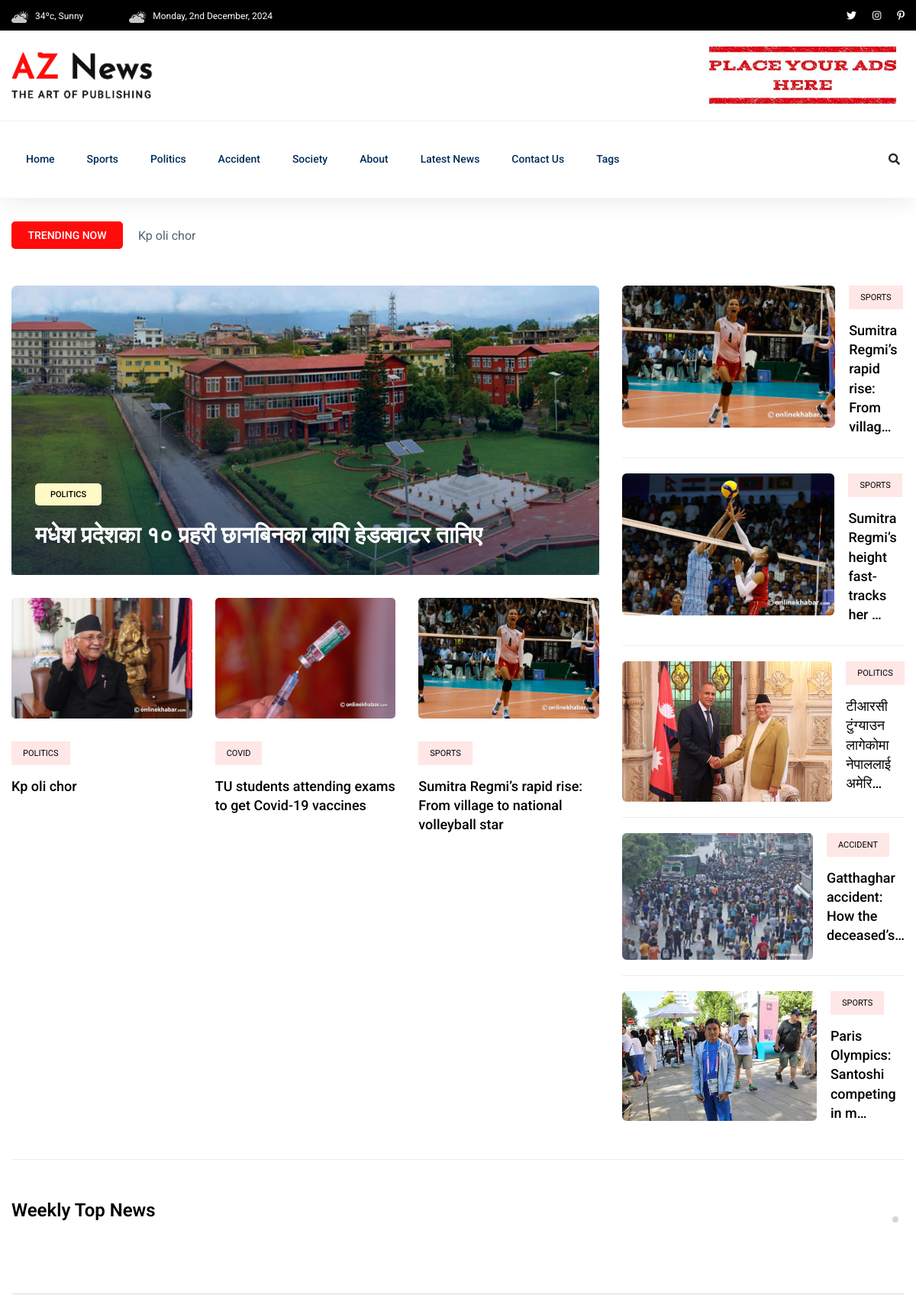
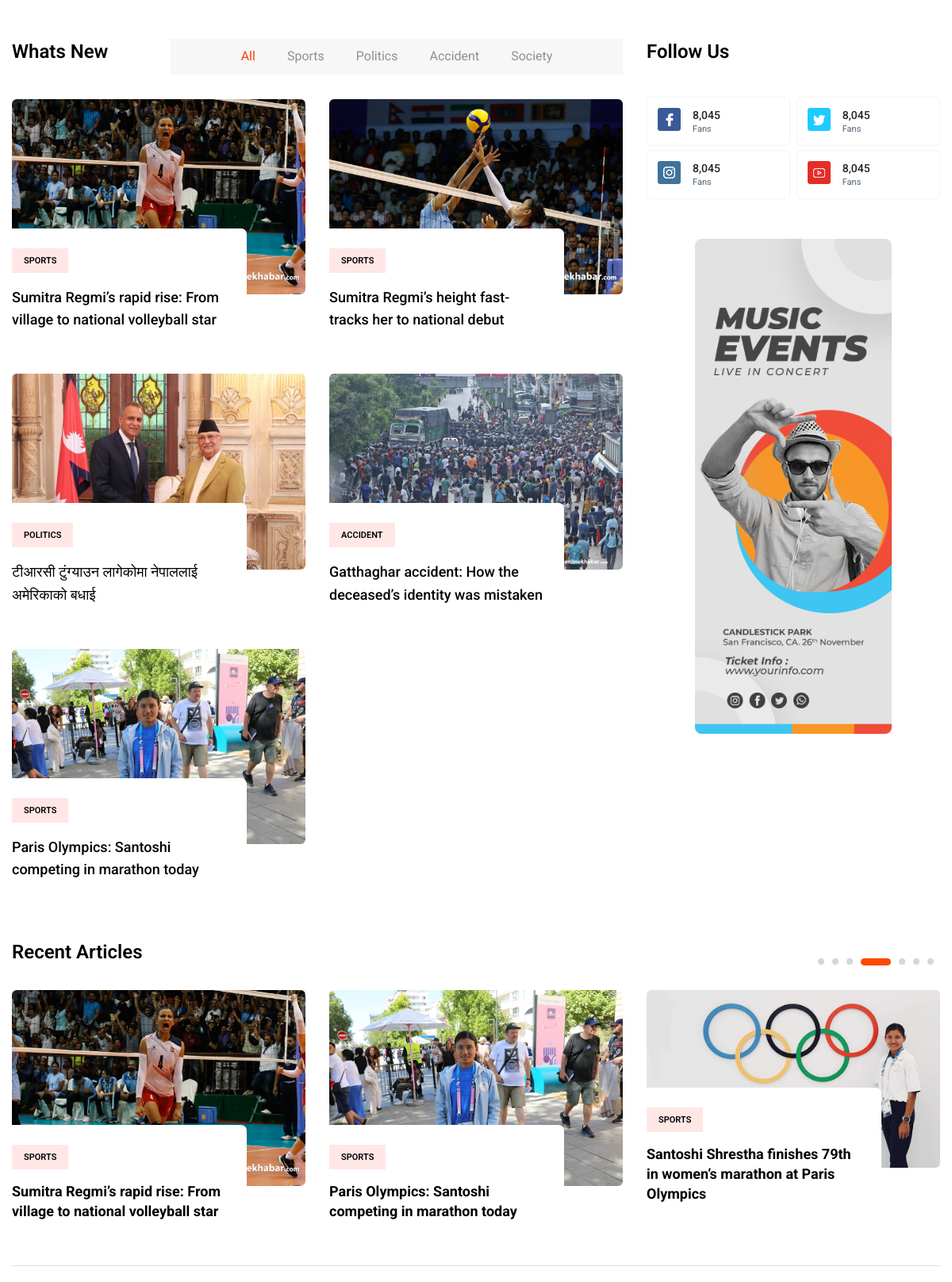
The page / (upper part) on the database its author committed (2 pictures, top to bottom).
### newspaper/models.py (models this page shows, shortened)
class TimeStampModel(models.Model):
    created_at = models.DateTimeField(auto_now_add=True)
    updated_at = models.DateTimeField(auto_now=True)
    class Meta:
        abstract = True

class Category(TimeStampModel):
    name = models.CharField(max_length=255)

class Post(TimeStampModel):
    STATUS_CHOICES=[
        ("active", "Active"),
        ("in_active", "Inactive"),
    ]
    title = models.CharField(max_length=255)
    content = models.TextField()
    author= models.ForeignKey("auth.User",on_delete=models.CASCADE)
    featured_image = models.ImageField(upload_to="post_images/%m/%d", blank=False)
    status=models.CharField(max_length=20, choices=STATUS_CHOICES, default="active")
    views_count= models.PositiveBigIntegerField(default=0)
    published_at= models.DateTimeField(null=True,blank=True)
    category = models.ForeignKey(Category, on_delete=models.CASCADE)
    tag = models.ManyToManyField(Tag)

### newspaper/views.py (the view)
# urls.py: path("",views.HomeView.as_view(),name='home'),
class HomeView(ListView):
    model = Post
    template_name = 'aznews/home.html'
    context_object_name="posts"
    queryset= Post.objects.filter(published_at__isnull=False, status="active")[:5]
    def get_context_data(self, **kwargs):
        context = super().get_context_data(**kwargs)
        context["featured_post"]=(
            Post.objects.filter(published_at__isnull=False, status="active")
            .order_by("-published_at", "-views_count")
            .first()
        )
        context["featured_posts"]= Post.objects.filter(
            published_at__isnull=False, status="active"
        ).order_by("-published_at", "-views_count")[1:4]
        one_week_ago= timezone.now() - timedelta(days=7)
        context["weekly_top_posts"]= Post.objects.filter(
            published_at__isnull=False, status="active", published_at__gte=one_week_ago
        ).order_by("-published_at", "-views_count")[:7]
        context["recent_posts"]=Post.objects.filter(
            published_at__isnull=False, status="active"
        ).order_by("-published_at")[:7]
        return context

### templates/aznews/home.html
{% extends "aznews/base.html" %}
{% block content %}
<main>
    {% include "aznews/home/trending/trending.html" %}
    {% include "aznews/home/weekly.html" %}
    {% include "aznews/home/whats_new.html" %}
    {% include "aznews/home/recent.html" %}
</main>
{% endblock content %}

### templates/aznews/header.html (shortened to what this page needs)
{% load static %}
<header>
   <div class="header-area">
        <div class="main-header ">
            <div class="header-top black-bg d-none d-md-block">
               <div class="container">
                   <div class="col-xl-12">
                        <div class="row d-flex justify-content-between align-items-center">
                            <div class="header-info-left">
                                <ul>
                                    <li><img src="{% static 'aznews/img/icon/header_icon1.png' %}" alt="">34ºc, Sunny </li>
                                    <li><img src="{% static 'aznews/img/icon/header_icon1.png' %}" alt="">{% now "l, jS F, Y" %}</li>
                                </ul>
                            </div>
                            <div class="header-info-right">
                                <ul class="header-social">
                                    <li><a href="#"><i class="fab fa-twitter"></i></a></li>
                                    <li><a href="#"><i class="fab fa-instagram"></i></a></li>
                                    <li><a href="#"><i class="fab fa-pinterest-p"></i></a></li>
                                </ul>
                            </div>
                        </div>
                   </div>
               </div>
            </div>
            <div class="header-mid d-none d-md-block">
               <div class="container">
                    <div class="row d-flex align-items-center">
                        <div class="col-xl-3 col-lg-3 col-md-3">
                            <div class="logo">
                                <a href="/"><img src="{% static 'aznews/img/logo/logo.png' %}" alt=""></a>
                            </div>
                        </div>
                        <div class="col-xl-9 col-lg-9 col-md-9">
                            <div class="header-banner f-right ">
                                <img src="{% static 'aznews/img/hero/ad.jpg' %}" alt="" width="750px" height="100px">
                            </div>
                        </div>
                    </div>
               </div>
            </div>
           <div class="header-bottom header-sticky">
                <div class="container">
                    <div class="row align-items-center">
                        <div class="col-xl-10 col-lg-10 col-md-12 header-flex">
                            <div class="main-menu d-none d-md-block">
                                <nav>
                                    <ul id="navigation">
                                        <li><a href="/">Home</a></li>
                                        {% for category in categories %}
                                            <li><a href="{% url 'post-by-category' category.id %}">{{ category.name}}</a></li>
                                        {% endfor %}
                                        <li><a href="{% url 'about' %}">About</a></li>
                                        <li><a href="{% url 'post-list' %}">Latest News</a></li>
                                        <li><a href="{% url 'contact' %}">Contact us</a></li>
                                        <li><a href="#">Tags</a>
                                        </li>
                                    </ul>
                                </nav>
                            </div>
                        </div>
                        <div class="col-xl-2 col-lg-2 col-md-4">
                            <div class="header-right-btn f-right d-none d-lg-block">
                                <i class="fas fa-search special-tag"></i>
                            </div>
                        </div>
                        <div class="col-12">
                        </div>
                    </div>
                </div>
           </div>
        </div>
   </div>
</header>

### templates/aznews/home/trending/trending_title.html
<div class="row">
    <div class="col-lg-12">
        <div class="trending-tittle">
            <strong>Trending now</strong>
            <div class="trending-animated">
                <ul id="js-news" class="js-hidden">
                    {% for trending_post in trending_posts %}
                    <li class="news-item">{{ trending_post.title }}</li>
                    {% endfor %}
                </ul>
            </div>
        </div>
    </div>
</div>

### templates/aznews/home/trending/trending_left.html
<div class="col-lg-8">
    <div class="trending-top mb-30">
        <div class="trend-top-img">
            <img src="{{ featured_post.featured_image.url }}" alt="{{ featured_post.title }}">
            <div class="trend-top-cap">
                <span>{{ featured_post.category.name }}</span>
                <h2><a href="{% url 'post-detail' featured_post.pk %}"> {{ featured_post.title }} </a></h2>
            </div>
        </div>
    </div>
    <div class="trending-bottom">
        <div class="row">
            {% for featured_post in featured_posts  %}
                <div class="col-lg-4">
                    <div class="single-bottom mb-35">
                        <div class="trend-bottom-img mb-30">
                            <img src="{{ featured_post.featured_image.url }}" alt="{{ featured_post.title }}" class="img-fluid" >
                        </div>
                        <div class="trend-bottom-cap">
                            <span class="color1">{{ featured_post.category.name}}</span>
                            <h4><a href="{% url 'post-detail' featured_post.pk %}">{{ featured_post.title}}</a></h4>
                        </div>
                    </div>
                </div>
            {% endfor %}
        </div>
    </div>
</div>

### templates/aznews/home/trending/trending_right.html
<div class="col-lg-4">
    {% for post in posts  %}
    <div class="trand-right-single d-flex">
        <div class="trand-right-img">
            <img src="{{ post.featured_image.url }}" alt="{{ post.title }}" class="img-fluid"/>
        </div>
        <div class="trand-right-cap">
            <span class="color1">{{ post.category.name }}</span>
            <h4>
                <a href="{% url 'post-detail' post.pk %}">{{ post.title | truncatechars:40 }} </a>
            </h4>
        </div>
    </div>
    {% endfor %}
</div>

### templates/aznews/home/whats_new.html (shortened to what this page needs)
<section class="whats-news-area pt-50 pb-20">
    <div class="container">
        <div class="row">
        <div class="col-lg-8">
            <div class="row d-flex justify-content-between">
                <div class="col-lg-3 col-md-3">
                    <div class="section-tittle mb-30">
                        <h3>Whats New</h3>
                    </div>
                </div>
                <div class="col-lg-9 col-md-9">
                    <div class="properties__button">
                        <nav>
                            <div class="nav nav-tabs" id="nav-tab" role="tablist">
                                <a class="nav-item nav-link active" id="nav-home-tab" data-toggle="tab" href="#nav-home" role="tab" aria-controls="nav-home" aria-selected="true">All</a>
                                {% for category in categories  %}
                                    <a class="nav-item nav-link" id="{{ category.name|slugify }}-tab" data-toggle="tab" href="#{{ category.name|slugify }}" role="tab" aria-controls="{{ category.name|slugify }}" aria-selected="false">{{ category.name|title }}</a>
                                {% endfor %}
                            </div>
                        </nav>
                    </div>
                </div>
            </div>
            <div class="row">
                <div class="col-12">
                    <div class="tab-content" id="nav-tabContent">
                        <div class="tab-pane fade show active" id="nav-home" role="tabpanel" aria-labelledby="nav-home-tab">
                            <div class="whats-news-caption">
                                <div class="row">
                                    {% for post in posts %}
                                        <div class="col-lg-6 col-md-6">
                                            <div class="single-what-news mb-100">
                                                <div class="what-img">
                                                    <img src="{{ post.featured_image.url }}" alt="{{ post.title }}">
                                                </div>
                                                <div class="what-cap">
                                                    <span class="color1"> {{ post.category.name }}</span>
                                                    <h4><a href="{% url 'post-detail' post.pk %}">{{ post.title}}</a></h4>
                                                </div>
                                            </div>
                                        </div>
                                    {% endfor %}
                                </div>
                            </div>
                        </div>
                    </div>
                </div>
            </div>
        </div>
        <div class="col-lg-4">
            <div class="section-tittle mb-40">
                <h3>Follow Us</h3>
            </div>
            <div class="single-follow mb-45">
                <div class="single-box">
                    <div class="follow-us d-flex align-items-center">
                        <div class="follow-social">
                            <a href="#"><img src="assets/img/news/icon-fb.png" alt=""></a>
                        </div>
                        <div class="follow-count">
                            <span>8,045</span>
                            <p>Fans</p>
                        </div>
                    </div>
                    <div class="follow-us d-flex align-items-center">
                        <div class="follow-social">
                            <a href="#"><img src="assets/img/news/icon-tw.png" alt=""></a>
                        </div>
                        <div class="follow-count">
                            <span>8,045</span>
                            <p>Fans</p>
                        </div>
                    </div>
                        <div class="follow-us d-flex align-items-center">
                        <div class="follow-social">
                            <a href="#"><img src="assets/img/news/icon-ins.png" alt=""></a>
                        </div>
                        <div class="follow-count">
                            <span>8,045</span>
                            <p>Fans</p>
                        </div>
                    </div>
                    <div class="follow-us d-flex align-items-center">
                        <div class="follow-social">
                            <a href="#"><img src="assets/img/news/icon-yo.png" alt=""></a>
                        </div>
                        <div class="follow-count">
                            <span>8,045</span>
                            <p>Fans</p>
                        </div>
                    </div>
                </div>
            </div>
            <div class="news-poster d-none d-lg-block">
                <img src="assets/img/news/news_card.jpg" alt="">
            </div>
        </div>
        </div>
    </div>
</section>

### templates/aznews/home/recent.html
 <div class="recent-articles">
    <div class="container">
       <div class="recent-wrapper">
            <div class="row">
                <div class="col-lg-12">
                    <div class="section-tittle mb-30">
                        <h3>Recent Articles</h3>
                    </div>
                </div>
            </div>
            <div class="row">
                <div class="col-12">
                    <div class="recent-active dot-style d-flex dot-style">
                        {% for recent_post in recent_posts  %}
                            <div class="single-recent mb-100">
                                <div class="what-img">
                                    <img src="{{ recent_post.featured_image.url }}" alt="{{ recent_post.title }}" class="img-fluid">
                                </div>
                                <div class="what-cap">
                                    <span class="color1">{{ recent_post.category.name}}</span>
                                    <h4><a href="{% url 'post-detail' recent_post.pk %}">{{ recent_post.title}}</a></h4>
                                </div>
                            </div>
                        {% endfor %}
                    </div>
                </div>
            </div>
       </div>
    </div>
</div>

### rows shown on the page
Category: name "Sports"
Category: name "Politics"
Category: name "Accident"
Category: name "Society"
Post: title "Kp oli chor", featured_image (picture), category.name "POLITICS"
Post: featured_image (picture), category.name "POLITICS", title "मधेश प्रदेशका १० प्रहरी छानबिनका लागि हेडक्वाटर तानिए"
Post: featured_image (picture), category.name "COVID", title "TU students attending exams to get Covid-19 vaccines"
Post: featured_image (picture), category.name "SPORTS", title "Sumitra Regmi’s rapid rise: From village to national volleyball star", title "Sumitra Regmi’s rapid rise: From villag…"
Post: featured_image (picture), category.name "SPORTS", title "Sumitra Regmi’s height fast-tracks her …", title "Sumitra Regmi’s height fast-tracks her to national debut"
Post: featured_image (picture), category.name "POLITICS", title "टीआरसी टुंग्याउन लागेकोमा नेपाललाई अमेरि…", title "टीआरसी टुंग्याउन लागेकोमा नेपाललाई अमेरिकाको बधाई"
Post: featured_image (picture), category.name "ACCIDENT", title "Gatthaghar accident: How the deceased’s…", title "Gatthaghar accident: How the deceased’s identity was mistaken"
Post: featured_image (picture), category.name "SPORTS", title "Paris Olympics: Santoshi competing in m…", title "Paris Olympics: Santoshi competing in marathon today"
Post: featured_image (picture), category.name "SPORTS", title "Santoshi Shrestha finishes 79th in women’s marathon at Paris Olympics"
